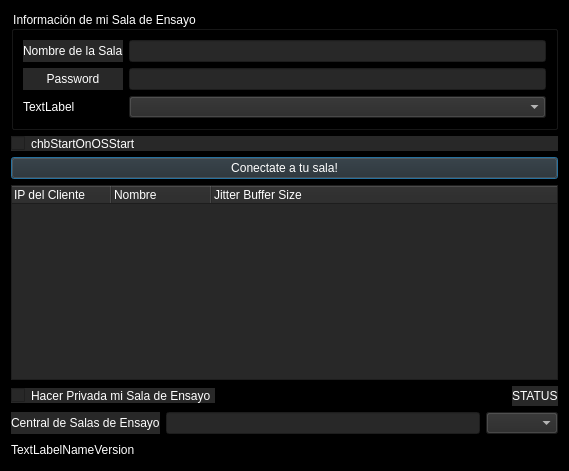
<?xml version="1.0" encoding="UTF-8"?>
<ui version="4.0">
 <class>CServerDlgBase</class>
 <widget class="QDialog" name="CServerDlgBase">
  <property name="geometry">
   <rect>
    <x>0</x>
    <y>0</y>
    <width>569</width>
    <height>471</height>
   </rect>
  </property>
  <property name="windowTitle">
   <string/>
  </property>
  <property name="windowIcon">
   <iconset resource="resources.qrc">
    <normaloff>:/png/main/res/fronticon.png</normaloff>:/png/main/res/fronticon.png</iconset>
  </property>
  <property name="styleSheet">
   <string notr="true"> background-color: rgb(0, 0, 0);
border-color: rgb(0, 0, 0);
color: rgb(255, 255, 255);

</string>
  </property>
  <property name="sizeGripEnabled">
   <bool>true</bool>
  </property>
  <layout class="QVBoxLayout">
   <item>
    <widget class="QGroupBox" name="grbServerInfo">
     <property name="styleSheet">
      <string notr="true">background-color: rgb(0, 0, 0);
border-color: rgb(0, 0, 0);
color: rgb(255, 255, 255);
</string>
     </property>
     <property name="title">
      <string>Información de mi Sala de Ensayo</string>
     </property>
     <layout class="QHBoxLayout">
      <item>
       <layout class="QVBoxLayout">
        <item>
         <widget class="QLabel" name="lblServerName">
          <property name="styleSheet">
           <string notr="true">background-color: rgb(40, 40, 40);
border-color: rgb(0, 0, 0);
color: rgb(255, 255, 255);
 border-image:  url(:/png/main/res/fondoo.png);</string>
          </property>
          <property name="text">
           <string>Nombre de la Sala</string>
          </property>
         </widget>
        </item>
        <item>
         <widget class="QLabel" name="lblLocationCity">
          <property name="enabled">
           <bool>true</bool>
          </property>
          <property name="styleSheet">
           <string notr="true">background-color: rgb(40, 40, 40);
border-color: rgb(0, 0, 0);
color: rgb(255, 255, 255);
 border-image:  url(:/png/main/res/fondoo.png);</string>
          </property>
          <property name="text">
           <string>Password</string>
          </property>
          <property name="alignment">
           <set>Qt::AlignCenter</set>
          </property>
         </widget>
        </item>
        <item>
         <widget class="QLabel" name="lblLocationCountry">
          <property name="text">
           <string>TextLabel</string>
          </property>
         </widget>
        </item>
       </layout>
      </item>
      <item>
       <layout class="QVBoxLayout">
        <item>
         <widget class="QLineEdit" name="edtServerName">
          <property name="enabled">
           <bool>true</bool>
          </property>
          <property name="styleSheet">
           <string notr="true">background-color: rgb(40, 40, 40);
border-color: rgb(0, 0, 0);
color: rgb(255, 255, 255);
</string>
          </property>
         </widget>
        </item>
        <item>
         <widget class="QLineEdit" name="edtLocationCity">
          <property name="enabled">
           <bool>true</bool>
          </property>
          <property name="styleSheet">
           <string notr="true">background-color: rgb(40, 40, 40);
border-color: rgb(0, 0, 0);
color: rgb(255, 255, 255);
</string>
          </property>
          <property name="clearButtonEnabled">
           <bool>false</bool>
          </property>
         </widget>
        </item>
        <item>
         <widget class="QComboBox" name="cbxLocationCountry">
          <property name="styleSheet">
           <string notr="true">background-color: rgb(40, 40, 40);
border-color: rgb(0, 0, 0);
color: rgb(255, 255, 255);
</string>
          </property>
          <property name="locale">
           <locale language="Spanish" country="Argentina"/>
          </property>
          <property name="currentIndex">
           <number>-1</number>
          </property>
         </widget>
        </item>
       </layout>
      </item>
     </layout>
    </widget>
   </item>
   <item>
    <widget class="QCheckBox" name="chbStartOnOSStart">
     <property name="styleSheet">
      <string notr="true">background-color: rgb(40, 40, 40);
border-color: rgb(0, 0, 0);
color: rgb(255, 255, 255);
 border-image:  url(:/png/main/res/fondoo.png);</string>
     </property>
     <property name="text">
      <string>chbStartOnOSStart</string>
     </property>
    </widget>
   </item>
   <item>
    <widget class="QPushButton" name="clientFromServer">
     <property name="styleSheet">
      <string notr="true">background-color: rgb(40, 40, 40);
border-color: rgb(0, 0, 0);
color: rgb(255, 255, 255);
</string>
     </property>
     <property name="text">
      <string>Conectate a tu sala!</string>
     </property>
    </widget>
   </item>
   <item>
    <widget class="QTreeWidget" name="lvwClients">
     <property name="styleSheet">
      <string notr="true">background-color: rgb(40, 40, 40);
border-color: rgb(0, 0, 0);
color: rgb(255, 255, 255);
 border-image:  url(:/png/main/res/fondoo.png);</string>
     </property>
     <property name="rootIsDecorated">
      <bool>false</bool>
     </property>
     <property name="columnCount">
      <number>3</number>
     </property>
     <column>
      <property name="text">
       <string>IP del Cliente</string>
      </property>
      <property name="background">
       <color alpha="5">
        <red>5</red>
        <green>5</green>
        <blue>5</blue>
       </color>
      </property>
      <property name="foreground">
       <brush brushstyle="SolidPattern">
        <color alpha="255">
         <red>255</red>
         <green>255</green>
         <blue>255</blue>
        </color>
       </brush>
      </property>
     </column>
     <column>
      <property name="text">
       <string>Nombre</string>
      </property>
      <property name="background">
       <color alpha="5">
        <red>5</red>
        <green>5</green>
        <blue>5</blue>
       </color>
      </property>
      <property name="foreground">
       <brush brushstyle="SolidPattern">
        <color alpha="255">
         <red>255</red>
         <green>255</green>
         <blue>255</blue>
        </color>
       </brush>
      </property>
     </column>
     <column>
      <property name="text">
       <string>Jitter Buffer Size</string>
      </property>
      <property name="background">
       <color alpha="5">
        <red>5</red>
        <green>5</green>
        <blue>5</blue>
       </color>
      </property>
      <property name="foreground">
       <brush brushstyle="SolidPattern">
        <color alpha="255">
         <red>255</red>
         <green>255</green>
         <blue>255</blue>
        </color>
       </brush>
      </property>
     </column>
    </widget>
   </item>
   <item>
    <layout class="QHBoxLayout">
     <item>
      <widget class="QCheckBox" name="chbRegisterServer">
       <property name="enabled">
        <bool>true</bool>
       </property>
       <property name="focusPolicy">
        <enum>Qt::NoFocus</enum>
       </property>
       <property name="styleSheet">
        <string notr="true">background-color: rgb(40, 40, 40);
border-color: rgb(0, 0, 0);
color: rgb(255, 255, 255);
 border-image:  url(:/png/main/res/fondoo.png);</string>
       </property>
       <property name="text">
        <string>Hacer Privada mi Sala de Ensayo </string>
       </property>
       <property name="shortcut">
        <string/>
       </property>
       <property name="checked">
        <bool>false</bool>
       </property>
      </widget>
     </item>
     <item>
      <spacer>
       <property name="orientation">
        <enum>Qt::Horizontal</enum>
       </property>
       <property name="sizeType">
        <enum>QSizePolicy::Expanding</enum>
       </property>
       <property name="sizeHint" stdset="0">
        <size>
         <width>20</width>
         <height>20</height>
        </size>
       </property>
      </spacer>
     </item>
     <item>
      <widget class="QLabel" name="lblRegSvrStatus">
       <property name="styleSheet">
        <string notr="true">background-color: rgb(40, 40, 40);
border-color: rgb(0, 0, 0);
color: rgb(255, 255, 255);
 border-image:  url(:/png/main/res/fondoo.png);</string>
       </property>
       <property name="text">
        <string>STATUS</string>
       </property>
      </widget>
     </item>
    </layout>
   </item>
   <item>
    <layout class="QHBoxLayout">
     <item>
      <widget class="QLabel" name="lblCentralServerAddress">
       <property name="enabled">
        <bool>true</bool>
       </property>
       <property name="styleSheet">
        <string notr="true">background-color: rgb(40, 40, 40);
border-color: rgb(0, 0, 0);
color: rgb(255, 255, 255);
 border-image:  url(:/png/main/res/fondoo.png);</string>
       </property>
       <property name="text">
        <string>Central de Salas de Ensayo</string>
       </property>
      </widget>
     </item>
     <item>
      <widget class="QLineEdit" name="edtCentralServerAddress">
       <property name="enabled">
        <bool>true</bool>
       </property>
       <property name="styleSheet">
        <string notr="true">background-color: rgb(40, 40, 40);
border-color: rgb(0, 0, 0);
color: rgb(255, 255, 255);
 border-image:  url(:/png/main/res/fondoo.png);</string>
       </property>
      </widget>
     </item>
     <item>
      <widget class="QComboBox" name="cbxCentServAddrType">
       <property name="styleSheet">
        <string notr="true">background-color: rgb(40, 40, 40);
border-color: rgb(0, 0, 0);
color: rgb(255, 255, 255);
</string>
       </property>
       <property name="locale">
        <locale language="Spanish" country="Argentina"/>
       </property>
      </widget>
     </item>
    </layout>
   </item>
   <item>
    <layout class="QHBoxLayout">
     <property name="spacing">
      <number>6</number>
     </property>
     <property name="leftMargin">
      <number>0</number>
     </property>
     <property name="topMargin">
      <number>0</number>
     </property>
     <property name="rightMargin">
      <number>0</number>
     </property>
     <property name="bottomMargin">
      <number>0</number>
     </property>
     <item>
      <widget class="QLabel" name="lblNameVersion">
       <property name="enabled">
        <bool>false</bool>
       </property>
       <property name="styleSheet">
        <string notr="true">background-color: rgb(0, 0, 0);
border-color: rgb(0, 0, 0);
color: rgb(255, 255, 255);
 </string>
       </property>
       <property name="text">
        <string>TextLabelNameVersion</string>
       </property>
       <property name="wordWrap">
        <bool>false</bool>
       </property>
      </widget>
     </item>
     <item>
      <spacer>
       <property name="orientation">
        <enum>Qt::Horizontal</enum>
       </property>
       <property name="sizeType">
        <enum>QSizePolicy::Expanding</enum>
       </property>
       <property name="sizeHint" stdset="0">
        <size>
         <width>20</width>
         <height>20</height>
        </size>
       </property>
      </spacer>
     </item>
    </layout>
   </item>
  </layout>
 </widget>
 <tabstops>
  <tabstop>lvwClients</tabstop>
  <tabstop>chbRegisterServer</tabstop>
  <tabstop>edtCentralServerAddress</tabstop>
  <tabstop>cbxCentServAddrType</tabstop>
  <tabstop>edtServerName</tabstop>
  <tabstop>edtLocationCity</tabstop>
 </tabstops>
 <resources>
  <include location="resources.qrc"/>
 </resources>
 <connections/>
</ui>
